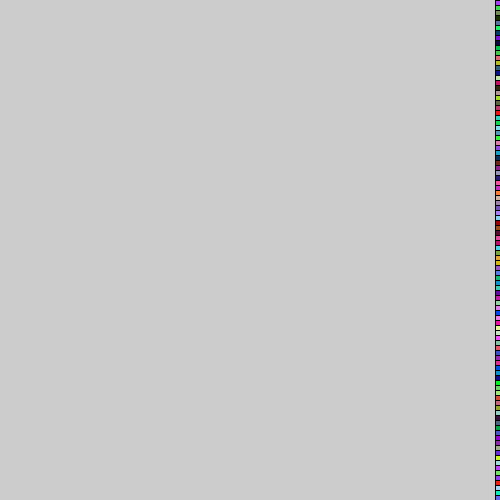
Frame 1 (no input)
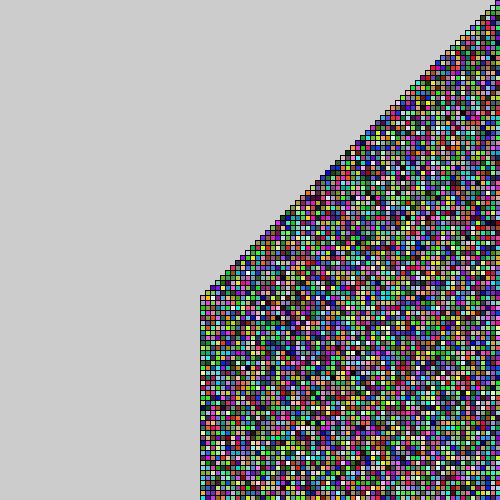
Frame 60 (the mouse pressed at the canvas centre just before this capture)
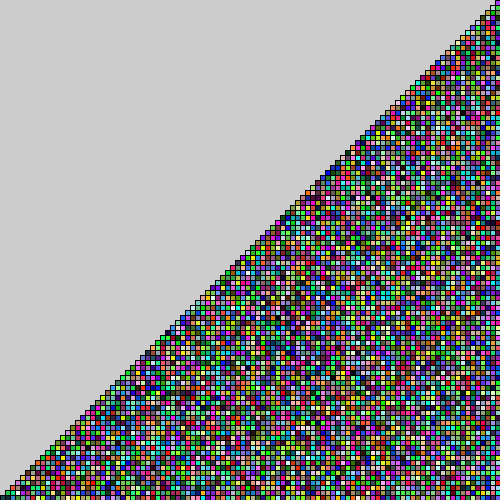
Frame 120 (the mouse held since frame 60 and released just before this capture)

The Processing sketch that drew these frames (run headless with seeded random() and noise(); from frame 60 on, the mouse is pressed at the canvas centre):

// Processing sketch: staircase2
// ── staircase2.pde
int startingX;
int startingY;

void setup() {
  size(500, 500);
  startingX = width - 5;
  startingY = 0;
}

void draw() {
  for (int y = startingY; y < height; y = y + 5){
    fill(random(255), random(255), random(255));
    rect(startingX, y, 5, 5);
    println(y);
  }
  
  startingX -= 5;
  startingY += 5;
  
    
}
